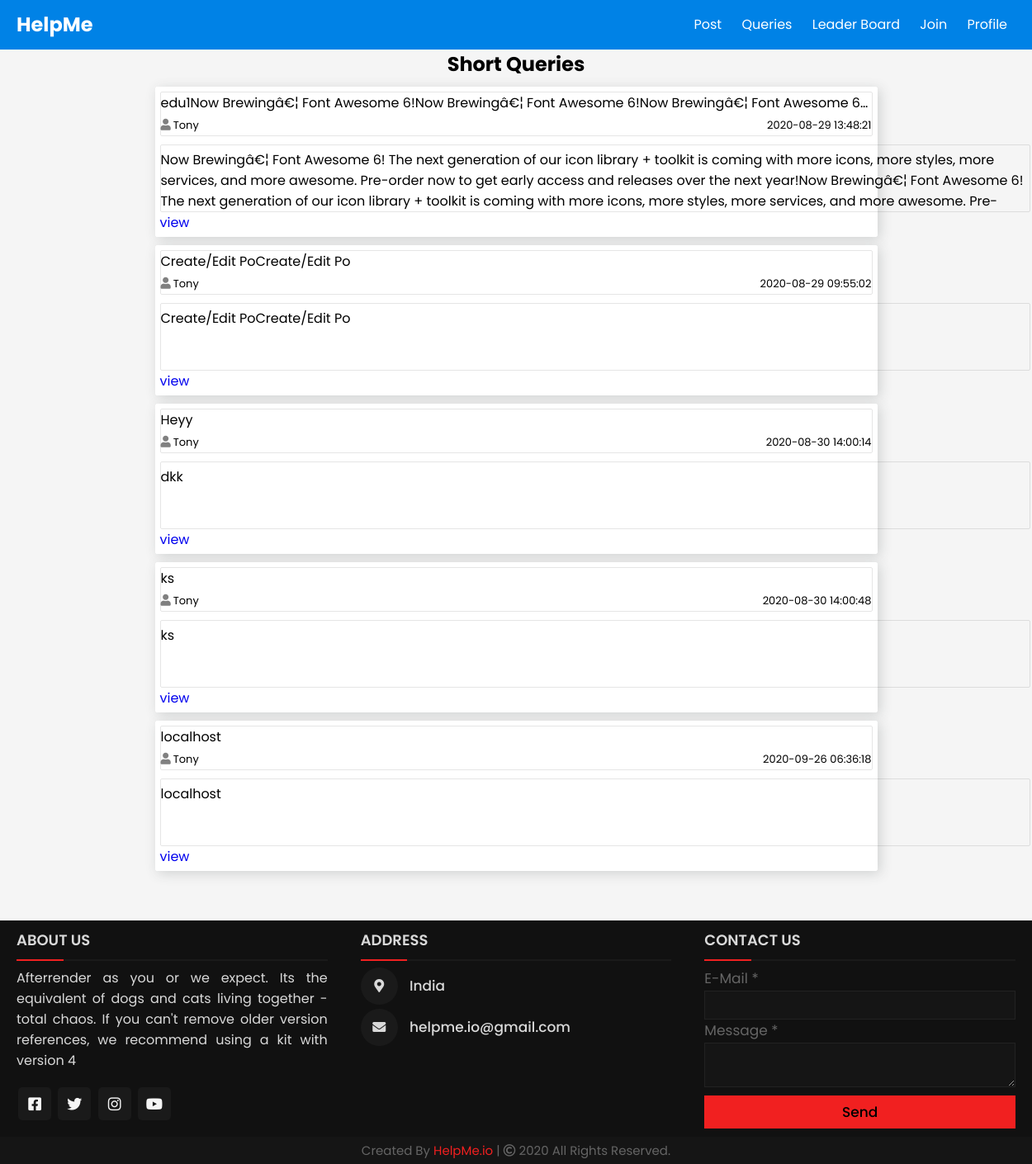
/mark85/ui.php, run on the app's committed database.
### tables this page shows
CREATE TABLE `posts` (
  `id` int(11) NOT NULL,
  `user_id` int(11) DEFAULT NULL,
  `username` varchar(100) NOT NULL,
  `title` varchar(255) NOT NULL,
  `slug` varchar(255) NOT NULL,
  `views` int(11) NOT NULL DEFAULT '0',
  `image` varchar(255) DEFAULT NULL,
  `body` text NOT NULL,
  `published` tinyint(1) NOT NULL DEFAULT '1',
  `created_at` timestamp NOT NULL DEFAULT CURRENT_TIMESTAMP ON UPDATE CURRENT_TIMESTAMP,
  `updated_at` timestamp NOT NULL DEFAULT '0000-00-00 00:00:00'
);

### mark85/ui.php (the view, shortened to what this page needs)
<?php include('admin/includes/header_post.php'); ?>
<?php include('config.php'); ?>
<?php
    $sql = "SELECT * FROM posts WHERE image = '' LIMIT 10";
    $query = mysqli_query($conn, $sql);
?>
<!DOCTYPE html>
<html lang="en">
<head>
</head>
<body>
</body>
</html>
<h2 style="text-align: center;">Short Queries</h2>
<?php foreach ($query as $result): ?>
<div class="all-rows shadow">
    <div class="row1">
    <div class="head-it">
    <p class="title-in"><?php echo $result['title']; ?></p>
    <div class="details">
    <span><i class="fas fa-user icon"></i><?php echo $result['username']; ?></span>
    <span style="float: right;"><?php echo $result['created_at']; ?></span>
    </div>
    </div>
    <p class="body-con"><?php echo $result['body']; ?></p>
    <a href="single_post.php?post-slug=<?php echo $result['slug'] ?>">view</a>
    </div>
</div>
<?php endforeach; ?>
<?php include('includes/footer.php'); ?>

### mark85/admin/includes/header_post.php (style rules this page uses)
* { margin: 0; padding: 0; font-family: "montserrat",sans-serif; text-decoration: none; -webkit-tap-highlight-color: rgba(0, 0, 0, 0) !important; }

### mark85/ui.php (style rules this page uses)
* { margin: 0; padding: 0; outline: none; box-sizing: border-box; font-family: 'Poppins', sans-serif; }
body { background-color: whitesmoke; }
.shadow { -webkit-box-shadow: 3px 3px 15px 0px rgba(207,209,209,1); -moz-box-shadow: 3px 3px 15px 0px rgba(207,209,209,1); box-shadow: 3px 3px 15px 0px rgba(207,209,209,1); }
.all-rows { border: 1px solid white; margin: 10px auto; width: 70%; border-radius: 2px; background-color: white; }
.row1 { padding: 5px; height: 180px; }
.head-it { border: 1px solid rgb(0,0,0,0.1); height: 32%; border-radius: 2px; }
.title-in { white-space: nowrap; overflow: hidden; text-overflow: ellipsis; }
.details { font-size: 13px; margin-top: 5px; }
.body-con { margin-top: 10px; border: 1px solid rgb(0,0,0,0.1); border-radius: 2px; height: 48%; padding: 5px 0px; display:inline-block; overflow: hidden; text-overflow: ellipsis; width: 104.9ch; }
.icon { color: grey; font-size: 14px; padding: 0px 3px 0px 0px; }

### data on the page
posts: title "edu1Now Brewingâ€¦ Font Awesome 6!Now Brewingâ€¦ Font Awesome 6!Now Brewingâ€¦ Font Awesome 6…", username "Tony", created_at "2020-08-29 13:48:21", body "Now Brewingâ€¦ Font Awesome 6! The next generation of our icon library + toolkit is coming with more icons, more styles, more services, and more awesome. Pre-order now to get early access and releases over the next year!Now Brewingâ€¦ Font Awesome 6! The next generation of our icon library + toolkit is coming with more icons, more styles, more services, and more awesome.…"
posts: title "Create/Edit PoCreate/Edit Po", username "Tony", created_at "2020-08-29 09:55:02", body "Create/Edit PoCreate/Edit Po"
posts: title "Heyy", username "Tony", created_at "2020-08-30 14:00:14", body "dkk"
posts: title "ks", username "Tony", created_at "2020-08-30 14:00:48", body "ks"
posts: title "localhost", username "Tony", created_at "2020-09-26 06:36:18", body "localhost"
